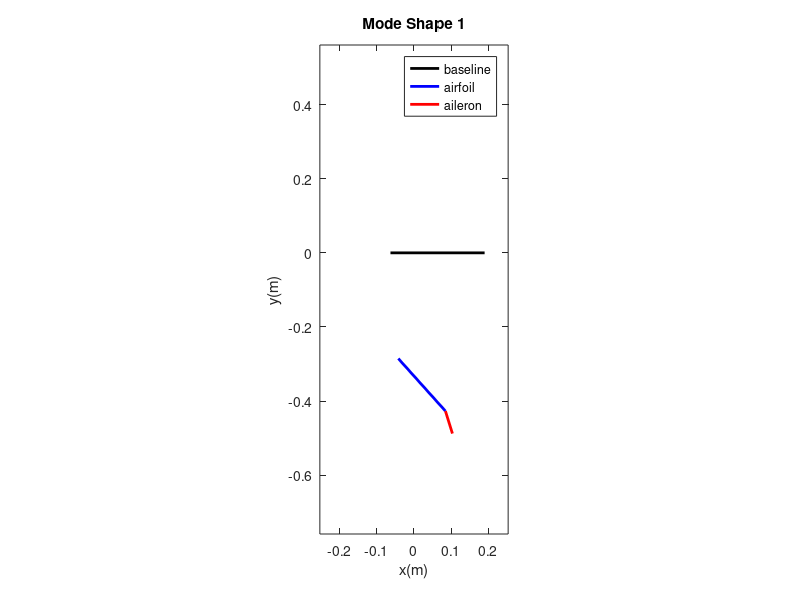
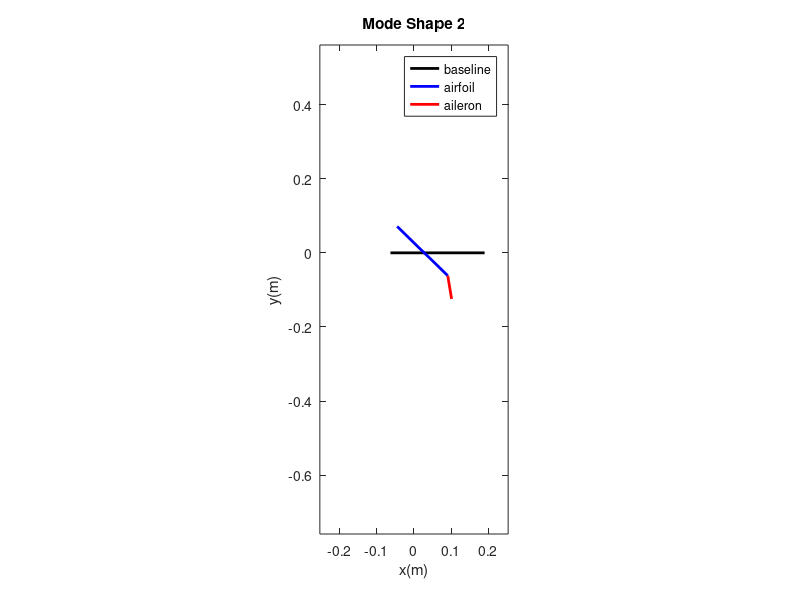
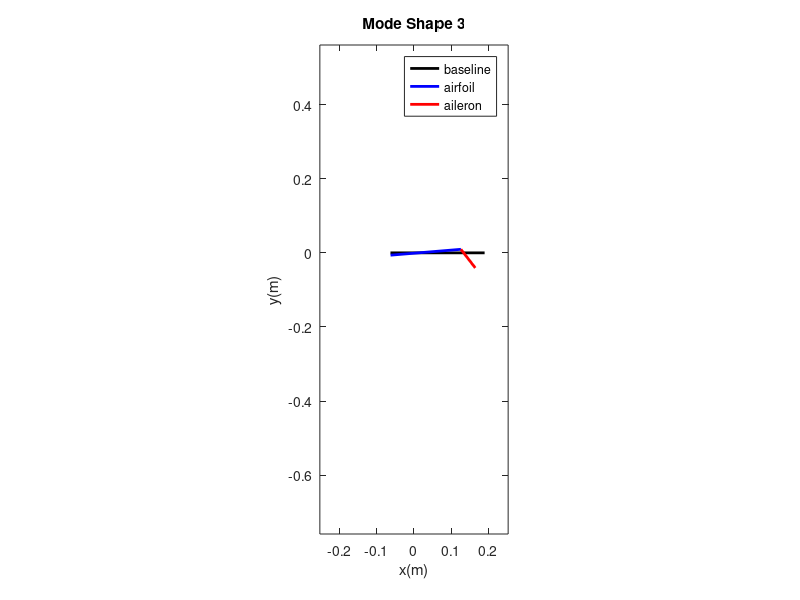

Source code (MATLAB) for these figures, in order:
% 3DOF 2D Wing+Control Surface 
clear all; close all; clc

% Inputs
chord = 0.254;        %chord length in meters
b = chord/2;          %mid-chord length in meters
a = -0.5;             %elastic axis location behind mid-chord (normalized w.r.t. b)
c = 0.5;              %hinge line location behind mid-chord (normalized w.r.t. b)
span = 0.52;          %wing span in meters
m_wing = 0.62868;     %mass of wing only (no aileron) in kg (actual mass before dividing by span)
m_Beta = 0.18597;     %mass of aileron in kg (actual mass before dividing by span)
m = m_wing + m_Beta;  %total mass of wing and aileron in kg (actual mass before dividing by span)
m_blocks = 2*0.47485; %mass of support blocks (affecting only plunge motion) in kg (before dividing by span)
m_span = 1.558;       %mass/span of wing-aileron in kg/m (note, this is not consistent with the wing and aileron masses)
S_alpha = 0.08587;    %static unbalance of whole airfoil-aileron about its elastic axis in kg/m (per unit span)
S_Beta = 0.00395;     %static unbalance of aileron on its hinge in kg/m (per unit span)
I_alpha = 0.01347;    %pitch moment of inertia of configuration about its elastic axis in kg^2/m (per unit span)
I_Beta = 0.0003264;   %pitch moment of inertia of aileron about its hinge in kg^2/m (per unit span)
K_h = 2818.4;         %spring stiffness in Newton/m per unit span (Newton/m^2)
K_alpha = 37.34;      %spring stiffness Newton*m/rad per unit span (Newton/rad)
K_Beta = 3.895;       %spring stiffness Newton*m/rad per unit span (Newton/rad)


% Mass matrix (using actual masses then dividing by span)
M = [(m+m_blocks)/span, S_alpha, S_Beta;
      S_alpha, I_alpha, I_Beta+S_Beta*b*(c-a);
      S_Beta, I_Beta+S_Beta*b*(c-a), I_Beta]
% Stiffness matrix
K = [K_h, 0, 0;
     0, K_alpha, 0;
     0, 0, K_Beta]
 
 
% K*Phi = Lambda*M*Phi
[Phi,Lambda] = eig(K,M);
Omega = sqrt(Lambda); % natural frequencies in rad/s
Frequency = Omega./(2*pi) % natural frequencies in Hz
% Measured values of the natural frequencies of the coupled system:
% 4.375, 9.125, and 18.625 Hz (27.489, 57.334, 117.024 rad/s)


% Plot
% Take the origin to be at the elastic axis
h_max = max(Phi(1,:));
h_min = min(Phi(1,:));
for i = 1:3
    Phi_norm = Phi(:,i)/norm(Phi(:,i));
    h = Phi_norm(1);
    alpha = Phi_norm(2);
    Beta = Phi_norm(3);
    P1x = -(b+b*a)*cos(alpha);
    P1y = (b+b*a)*sin(alpha)-h;
    P2x = b*(c-a)*cos(alpha);
    P2y = -b*(c-a)*sin(alpha)-h;
    P3x = P2x+(b-b*c)*cos(alpha+Beta);
    P3y = P2y-(b-b*c)*sin(alpha+Beta);
    figure()
    plot([-(b+b*a), b-(b*a)], [0, 0],'k-','LineWidth',2), hold on
    plot([P1x,P2x], [P1y,P2y],'b-','LineWidth',2), hold on
    plot([P2x,P3x], [P2y,P3y],'r-','LineWidth',2)
    title(['Mode Shape ', num2str(i)]), xlabel('x(m)'), ylabel('y(m)') 
    axis([-2*b 2*b, -(2*b)-h_max 2*b-h_min]), legend({'baseline','airfoil','aileron'},'Location','Best')
    daspect([1 1 1])
    %d_wing = sqrt((P2x-P1x)^2+(P2y-P1y)^2)
    %d_aileron = sqrt((P3x-P2x)^2+(P3y-P2y)^2)
end
